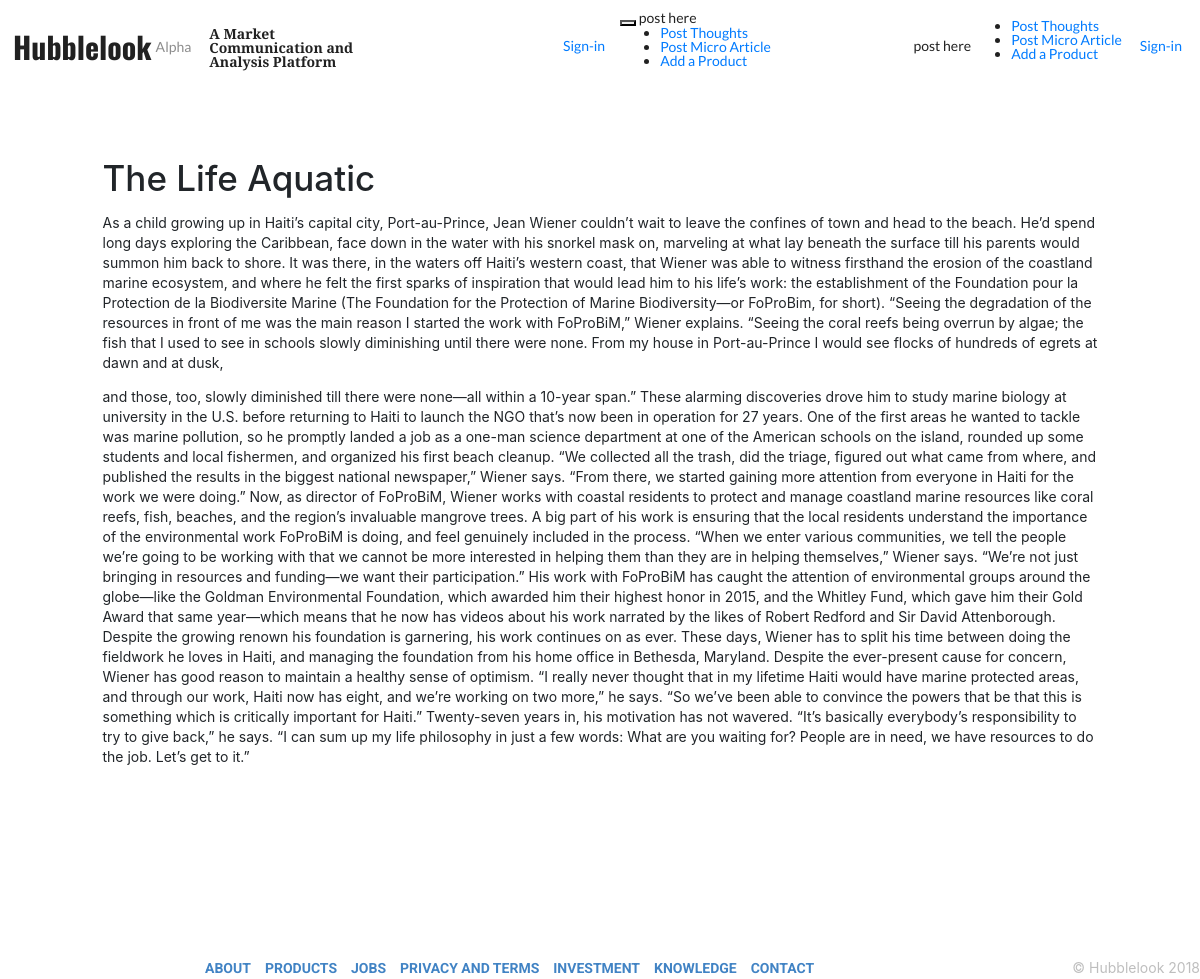
The app's page /knowledge/articles/1/the-life-aquatic with its own data.
### customercare/models.py (models this page shows, shortened)
class KnowledgeCenter(models.Model):
	title = models.CharField(max_length=200, null=False, blank=False)
	topic = models.CharField(max_length=20, null=True, blank=True)
	slug = models.SlugField(max_length=500, null=True, blank=True)
	details = RichTextField()
	written_by = models.CharField(max_length=20, null=False, blank=False)
	helpfull = models.BooleanField()

### customercare/views.py (the view)
# urls.py: path('articles/<int:id>/<slug:slug>', views.CustomerCareArticle, name='customecare-article'),
def CustomerCareArticle(request, id, slug):
    blogs = KnowledgeCenter.objects.get(id=id)
    context = {
    'blogs': blogs,
    }
    return render(request, 'Customercare-article.html', context)

### customercare/templates/Customercare-article.html (shortened to what this page needs)
{% extends 'base.html' %}
{% block body %}
	{% load humanize %}
	{% include 'sinppet/nav-bar.html' %}
	<div id="main-container">
		<div class="row">
			<div class="col-1"></div>
			<div class="col-10">
				{% autoescape off %}
				<h1>{{ blogs.title|capfirst }}</h1>
				<p>{{ blogs.details|capfirst  }}</p>
			{% endautoescape %}
		</div>
		<div class="col-1"></div>
	</div>
</div>
	{% include 'sinppet/footer.html' %}
{% endblock %}

### customercare/templates/Customercare-article.html (style rules this page uses)
#main-container { min-height: 100vh; padding-top: 50px; }

### records on screen
KnowledgeCenter: title "The Life Aquatic", details "As a child growing up in Haiti’s capital city, Port-au-Prince, Jean Wiener couldn’t wait to leave the confines of town and head to the beach. He’d spend long days exploring the Caribbean, face down in the water with his snorkel mask on, marveling at what lay beneath the surface till his parents would summon him back to shore. It was there, in the waters off Haiti’s western coast, that Wiener was able to witness firsthand the erosion of the coastland marine ecosystem, and where he felt the first sparks of inspiration that would lead him to his life’s work: the establishment of the Foundation pour la Protection de la Biodiversite Marine (The Foundation for the Protection of Marine…"
